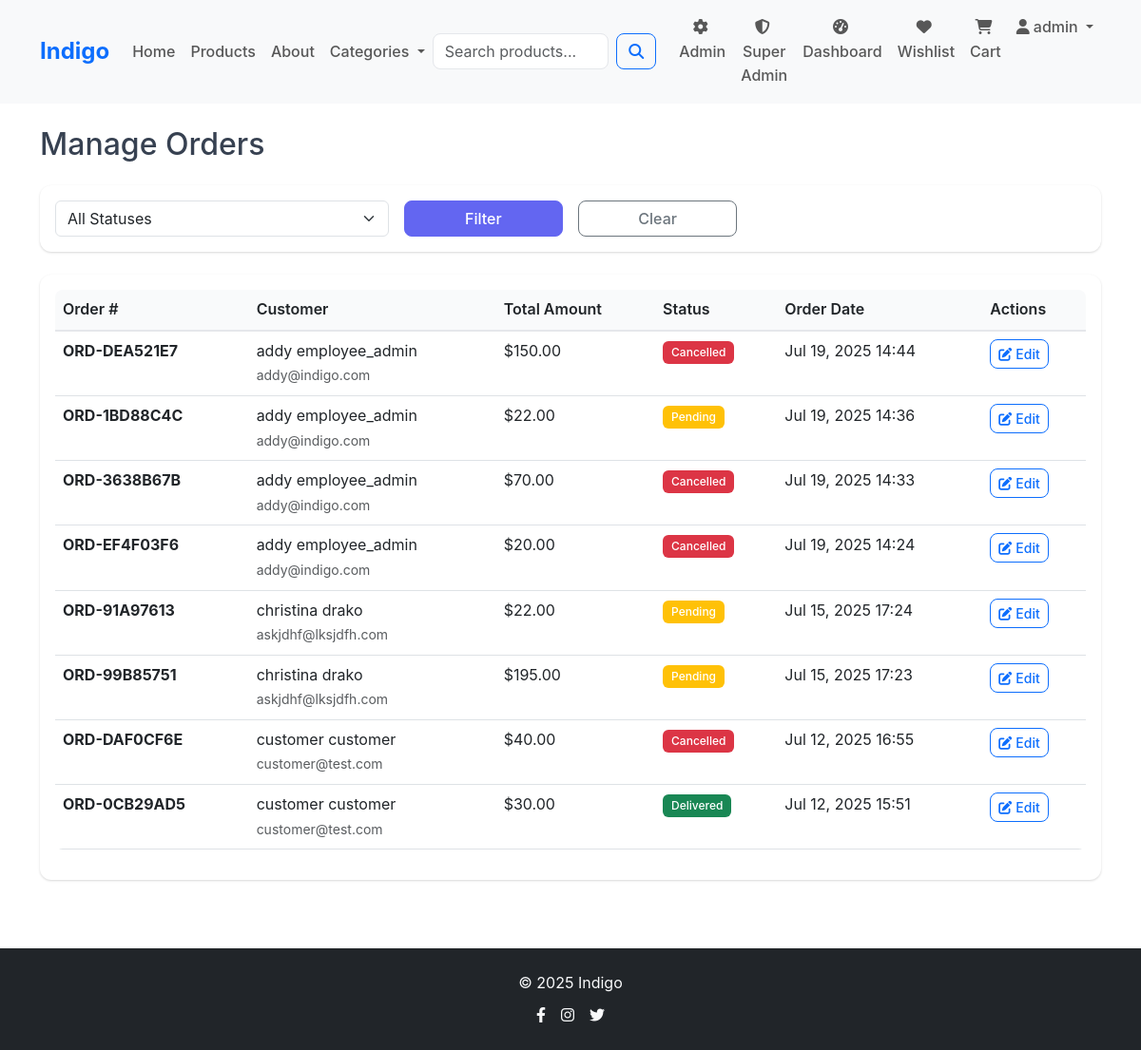
Page /employee-admin/orders/ (signed in) on the earlier database version.
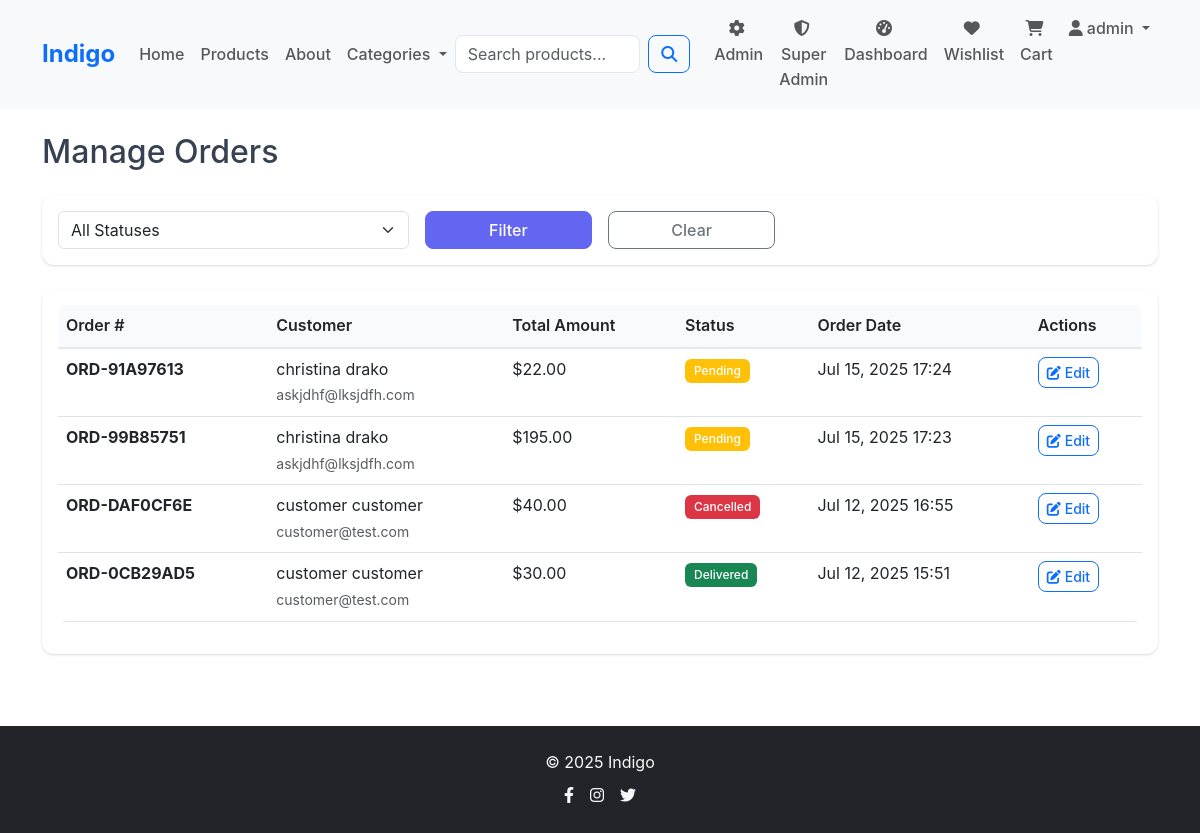
Same page on the later database version.
### store/models.py (models this page shows, shortened)
class Order(models.Model):
    STATUS_CHOICES = [
        ('pending', 'Pending'),
        ('processing', 'Processing'),
        ('shipped', 'Shipped'),
        ('delivered', 'Delivered'),
        ('cancelled', 'Cancelled'),
    ]
    user = models.ForeignKey(User, on_delete=models.CASCADE, related_name='orders')
    order_number = models.CharField(max_length=20, unique=True)
    total_amount = models.DecimalField(
        max_digits=10,
        decimal_places=2,
        validators=[MinValueValidator(0.01)]
    )
    status = models.CharField(max_length=20, choices=STATUS_CHOICES, default='pending')
    shipping_address = models.TextField()
    created_at = models.DateTimeField(auto_now_add=True)
    updated_at = models.DateTimeField(auto_now=True)
    class Meta:
        ordering = ['-created_at']
        indexes = [
            models.Index(fields=['user', 'status']),
            models.Index(fields=['created_at']),
        ]

### employee_admin/views.py (the view)
# urls.py: path('employee-admin/orders/', views.admin_orders, name='orders'),
@staff_required
def admin_orders(request):
    try:
        orders = Order.objects.select_related('user').order_by('-created_at')
        status = request.GET.get('status', '').strip()
        if status:
            valid_statuses = [choice[0] for choice in Order.STATUS_CHOICES]
            if status in valid_statuses:
                orders = orders.filter(status=status)
        return render(request, 'employee_admin/orders.html', {
            'orders': orders,
            'current_status': status,
            'status_choices': Order.STATUS_CHOICES
        })
    except Exception:
        return render(request, 'employee_admin/orders.html', {
            'orders': [],
            'current_status': '',
            'status_choices': []
        })

### Indigo/context_processors.py (called while the page is built)
def cart_count(request):
    if request.user.is_authenticated:
        try:
            cart = Cart.objects.get(user=request.user)
            return {'cart_count': cart.total_items}
        except Cart.DoesNotExist:
            return {'cart_count': 0}
    return {'cart_count': 0}

def wishlist_count(request):
    if request.user.is_authenticated:
        try:
            wishlist = Wishlist.objects.get(user=request.user)
            return {'wishlist_count': wishlist.total_items}
        except Wishlist.DoesNotExist:
            return {'wishlist_count': 0}
    return {'wishlist_count': 0}

### employee_admin/views.py (called while the page is built)
def staff_required(view_func):
    @wraps(view_func)
    def wrapper(request, *args, **kwargs):
        if not request.user.is_authenticated:
            return render_403(request, "You must be logged in to access this page.")
        if not request.user.is_staff:
            return render_403(request, "You must be a staff member to access this page.")
        return view_func(request, *args, **kwargs)
    return wrapper

### employee_admin/templates/employee_admin/orders.html (shortened to what this page needs)
{% extends 'base.html' %}
{% load static %}
{% block content %}
<div class="container py-4">
    <h2 class="mb-4">Manage Orders</h2>
    <div class="card mb-4">
        <div class="card-body">
            <form method="GET" class="row g-3">
                <div class="col-md-4">
                    <select name="status" class="form-select">
                        <option value="">All Statuses</option>
                    </select>
                </div>
                <div class="col-md-2">
                    <button type="submit" class="btn btn-primary w-100">Filter</button>
                </div>
                <div class="col-md-2">
                    <a href="{% url 'employee_admin:orders' %}" class="btn btn-outline-secondary w-100">Clear</a>
                </div>
            </form>
        </div>
    </div>
    <div class="card">
        <div class="card-body">
            {% if orders %}
            <div class="table-responsive">
                <table class="table table-hover">
                    <thead>
                        <tr>
                            <th>Order #</th>
                            <th>Customer</th>
                            <th>Total Amount</th>
                            <th>Status</th>
                            <th>Order Date</th>
                            <th>Actions</th>
                        </tr>
                    </thead>
                    <tbody>
                        {% for order in orders %}
                        <tr>
                            <td><strong>{{ order.order_number }}</strong></td>
                            <td>
                                {{ order.user.get_full_name|default:order.user.username }}
                                <br><small class="text-muted">{{ order.user.email }}</small>
                            </td>
                            <td>${{ order.total_amount }}</td>
                            <td>
                                <span class="badge bg-{% if order.status == 'pending' %}warning{% elif order.status == 'processing' %}info{% elif order.status == 'shipped' %}primary{% elif order.status == 'delivered' %}success{% else %}danger{% endif %}">
                                    {{ order.get_status_display }}
                                </span>
                            </td>
                            <td>{{ order.created_at|date:"M d, Y H:i" }}</td>
                            <td>
                                <a href="{% url 'employee_admin:edit_order' order.pk %}" class="btn btn-sm btn-outline-primary">
                                    <i class="fas fa-edit me-1"></i>Edit
                                </a>
                            </td>
                        </tr>
                        {% endfor %}
                    </tbody>
                </table>
            </div>
            {% endif %}
        </div>
    </div>
</div>
{% endblock %}

Differences in the rows shown:
removed Order: order_number "ORD-DEA521E7", user.get_full_name "addy employee_admin", user.email "addy@indigo.com", total_amount "150.00", status "Cancelled", created_at "Jul 19, 2025 14:44"
removed Order: order_number "ORD-1BD88C4C", user.get_full_name "addy employee_admin", user.email "addy@indigo.com", total_amount "22.00", status "Pending", created_at "Jul 19, 2025 14:36"
removed Order: order_number "ORD-3638B67B", user.get_full_name "addy employee_admin", user.email "addy@indigo.com", total_amount "70.00", status "Cancelled", created_at "Jul 19, 2025 14:33"
removed Order: order_number "ORD-EF4F03F6", user.get_full_name "addy employee_admin", user.email "addy@indigo.com", total_amount "20.00", status "Cancelled", created_at "Jul 19, 2025 14:24"
